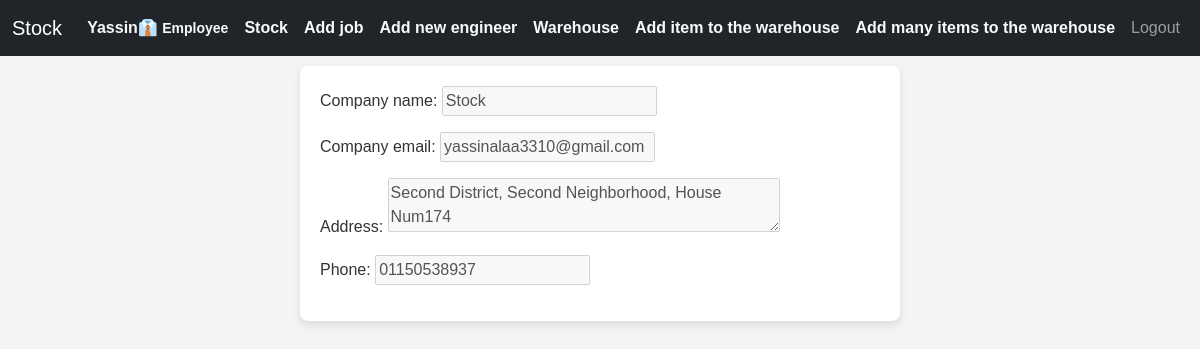
/adpanelc// (signed in), run on an earlier commit of the app's database.
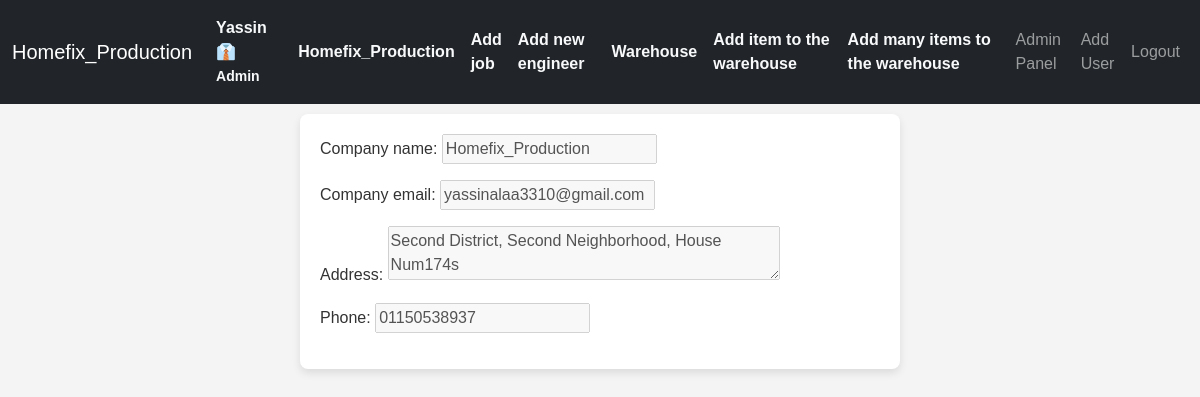
And on a later commit of the database.
### inventory/models.py (models this page shows, shortened)
class CustomUser(AbstractUser):
    company = models.ForeignKey(Company, on_delete=models.CASCADE, null=True, blank=True, related_name="employeees")
    email = models.EmailField(unique=True)
    username = models.CharField(max_length=90, unique=False)
    groups = models.ManyToManyField('auth.Group', related_name='users',)
    REQUIRED_FIELDS = ['username',]
    USERNAME_FIELD = 'email'
    class Meta:
        verbose_name_plural = 'users'
        ordering = ['id']

class Company(models.Model):
    owner = models.ForeignKey("inventory.CustomUser", on_delete=models.CASCADE, null=True, blank=True,related_name="company_owner")
    employees = models.ManyToManyField('CustomUser', related_name='companies')
    company_name=models.CharField(max_length=70)
    company_email = models.EmailField(max_length=100)
    address=models.TextField()
    phone=models.CharField(max_length=15)
    class Meta:
        verbose_name_plural = 'companies'
        ordering = ['company_name']

### inventory/decorators.py (the view)
    def wrapper_func(request, *args, **kwargs):
        if request.user.is_authenticated:
            if   not request.user.company_owner==request.user or request.user.company==None:
                 return view_func(request, *args, **kwargs)
            return redirect('inventory')
        return redirect('login')

### inventory/forms.py
class companyregisterForm(forms.ModelForm):
    class Meta:
        model = Company
        fields = ['company_name','company_email','address','phone',]
        widgets = {
            'company_name': forms.TextInput(attrs={'class': 'form-control', 'placeholder': 'Company Name'}),
            'address': forms.Textarea(attrs={'rows': 2, 'class': 'form-control', 'placeholder': 'Company Address'}),
            'phone': forms.TextInput(attrs={'class': 'form-control', 'placeholder': '+1234567890'}),
            'company_email': forms.EmailInput(attrs={'class': 'form-control', 'placeholder': 'Company Email'}),
        }
    def __init__(self, *args, user=None, updating=False,enable_edit=False,**kwargs):
            super().__init__(*args, **kwargs)
            if user is not None and updating:
                if  not enable_edit:
                    for field in self.fields.values():
                        field.widget.attrs['class'] = 'faded-input'
                        field.widget.attrs['disabled'] = 'disabled'

### inventory/templatetags/custom_tags.py (called while the page is built)
@register.filter
def is_admin(user):
    if user.groups.filter(name='Admin').exists() or user.company.owner==user:
        return True
    return False

### templates/inventory/update_company.html (shortened to what this page needs)
{% extends 'inventory/base.html' %}
{% load static %}
{% load custom_tags %}
{% block body %}
  <section class="form-section">
    <form action="" method="POST" enctype="multipart/form-data" class="form-container">
      <div class="form-group">{{ form.as_p }}</div>
    </form>
  </section>
  <link rel="stylesheet" href="{% static 'css/style.css' %}" />
{% endblock %}

### templates/inventory/base.html (shortened to what this page needs)
{% load static %}
{% load custom_tags %}
<!DOCTYPE html>
<html lang="en">
  <head>
    <link href="https://cdn.jsdelivr.net/npm/bootstrap@5.3.3/dist/css/bootstrap.min.css" rel="stylesheet" />
    <link rel="stylesheet" href="{% static 'css/style.css' %}" />
  </head>
  <body>
    {% if request.user.is_authenticated %}
      <nav class="navbar navbar-expand-lg navbar-dark bg-dark">
        <div class="container-fluid">
          <a class="navbar-brand" href="{% url 'inventory' %}">{{ request.user.company.company_name }}</a>
          <div class="collapse navbar-collapse" id="navbarNav">
            <ul class="navbar-nav ms-auto align-items-center">
              <li class="nav-item">
                <a class="nav-link fw-bold text-light" href="{% url 'update_user' request.user.id %}">
                  {% if request.user|is_owner %}
                    Hi, {{ request.user.username }} ✨
                  {% else %}
                    {% if request.user|is_admin %}
                      {{ request.user.username }}👔 <small>Admin</small>
                    {% else %}
                      {{ request.user.username }}👔 <small>Employee</small>
                    {% endif %}
                  {% endif %}
                </a>
              </li>
              {% if request.user.company %}
                {% if request.user|is_owner %}
                  <li class="nav-item">
                    <a class="nav-link fw-bold text-light" href="{% url 'update_company' %}">{{ request.user.company.company_name }}</a>
                  </li>
                {% else %}
                  <li class="nav-item">
                    <a class="nav-link fw-bold text-light" href="{% url 'update_company' %}">{{ request.user.company.company_name }}</a>
                  </li>
                {% endif %}
              {% endif %}
              <li class="nav-item">
                <a class="nav-link fw-bold text-light" href="{% url 'create_job' %}">Add job</a>
              </li>
              <li class="nav-item">
                <a class="nav-link fw-bold text-light" href="{% url 'add_eng' %}">Add new engineer</a>
              </li>
              <li class="nav-item">
                <a class="nav-link fw-bold text-light" href="{% url 'warehouse' %}">Warehouse</a>
              </li>
              <li class="nav-item">
                <a class="nav-link fw-bold text-light" href="{% url 'item_add' True %}">Add item to the warehouse</a>
              </li>
              <li class="nav-item">
                <a class="nav-link fw-bold text-light" href="{% url 'batch_entry' %}">Add many items to the warehouse</a>
              </li>
              {% if request.user|is_admin %}
                <li class="nav-item">
                  <a class="nav-link" href="{% url 'admin_panel' %}">Admin Panel</a>
                </li>
                <li class="nav-item">
                  <a class="nav-link" href="{% url 'register' %}">Add User</a>
                </li>
              {% endif %}
              <li class="nav-item">
                <a class="nav-link" href="{% url 'logout' %}">Logout</a>
              </li>
            </ul>
          </div>
        </div>
      </nav>
    {% endif %}
    <div class="container content">
      {% block body %}
      {% endblock %}
    </div>
  </body>
</html>

What changed in the data, as far as the page shows it:
changed CustomUser "Yassin": user.company.company_name "Stock" → "Homefix_Production"
changed Company "yassinalaa3310@gmail.com": company_name "Stock" → "Homefix_Production"; address "Second District, Second Neighborhood, House Num174" → "Second District, Second Neighborhood, House Num174s"
Also different on the page:
text no longer shown: "Employee"
text now shown: "Admin Admin Panel Add User"
